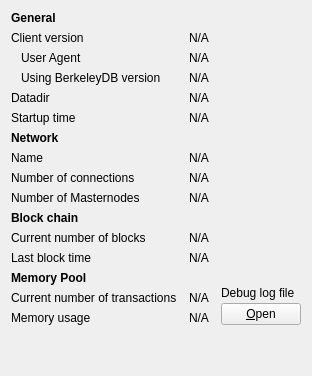
     <widget class="QWidget" name="tab_info">
      <attribute name="title">
       <string>&amp;Information</string>
      </attribute>
      <layout class="QGridLayout" name="gridLayout" columnstretch="0,1,0">
       <property name="horizontalSpacing">
        <number>12</number>
       </property>
       <item row="0" column="0">
        <widget class="QLabel" name="label_9">
         <property name="font">
          <font>
           <weight>75</weight>
           <bold>true</bold>
          </font>
         </property>
         <property name="text">
          <string>General</string>
         </property>
        </widget>
       </item>
       <item row="1" column="0">
        <widget class="QLabel" name="label_6">
         <property name="text">
          <string>Client version</string>
         </property>
        </widget>
       </item>
       <item row="1" column="1" colspan="2">
        <widget class="QLabel" name="clientVersion">
         <property name="cursor">
          <cursorShape>IBeamCursor</cursorShape>
         </property>
         <property name="text">
          <string>N/A</string>
         </property>
         <property name="textFormat">
          <enum>Qt::PlainText</enum>
         </property>
         <property name="textInteractionFlags">
          <set>Qt::LinksAccessibleByMouse|Qt::TextSelectableByKeyboard|Qt::TextSelectableByMouse</set>
         </property>
        </widget>
       </item>
       <item row="2" column="0">
        <widget class="QLabel" name="labelClientUserAgent">
         <property name="text">
          <string>User Agent</string>
         </property>
         <property name="indent">
          <number>10</number>
         </property>
        </widget>
       </item>
       <item row="2" column="1" colspan="2">
        <widget class="QLabel" name="clientUserAgent">
         <property name="cursor">
          <cursorShape>IBeamCursor</cursorShape>
         </property>
         <property name="text">
          <string>N/A</string>
         </property>
         <property name="textFormat">
          <enum>Qt::PlainText</enum>
         </property>
         <property name="textInteractionFlags">
          <set>Qt::LinksAccessibleByMouse|Qt::TextSelectableByKeyboard|Qt::TextSelectableByMouse</set>
         </property>
        </widget>
       </item>
       <item row="3" column="0">
        <widget class="QLabel" name="label_berkeleyDBVersion">
         <property name="text">
          <string>Using BerkeleyDB version</string>
         </property>
         <property name="indent">
          <number>10</number>
         </property>
        </widget>
       </item>
       <item row="3" column="1" colspan="2">
        <widget class="QLabel" name="berkeleyDBVersion">
         <property name="cursor">
          <cursorShape>IBeamCursor</cursorShape>
         </property>
         <property name="text">
          <string>N/A</string>
         </property>
         <property name="textFormat">
          <enum>Qt::PlainText</enum>
         </property>
         <property name="textInteractionFlags">
          <set>Qt::LinksAccessibleByMouse|Qt::TextSelectableByKeyboard|Qt::TextSelectableByMouse</set>
         </property>
        </widget>
       </item>
       <item row="4" column="0">
        <widget class="QLabel" name="label_12">
         <property name="text">
          <string>Datadir</string>
         </property>
        </widget>
       </item>
       <item row="4" column="1" colspan="2">
        <widget class="QLabel" name="dataDir">
         <property name="cursor">
          <cursorShape>IBeamCursor</cursorShape>
         </property>
         <property name="text">
          <string>N/A</string>
         </property>
         <property name="textFormat">
          <enum>Qt::PlainText</enum>
         </property>
         <property name="wordWrap">
          <bool>true</bool>
         </property>
         <property name="textInteractionFlags">
          <set>Qt::LinksAccessibleByMouse|Qt::TextSelectableByKeyboard|Qt::TextSelectableByMouse</set>
         </property>
        </widget>
       </item>
       <item row="5" column="0">
        <widget class="QLabel" name="label_13">
         <property name="text">
          <string>Startup time</string>
         </property>
        </widget>
       </item>
       <item row="5" column="1" colspan="2">
        <widget class="QLabel" name="startupTime">
         <property name="cursor">
          <cursorShape>IBeamCursor</cursorShape>
         </property>
         <property name="text">
          <string>N/A</string>
         </property>
         <property name="textFormat">
          <enum>Qt::PlainText</enum>
         </property>
         <property name="textInteractionFlags">
          <set>Qt::LinksAccessibleByMouse|Qt::TextSelectableByKeyboard|Qt::TextSelectableByMouse</set>
         </property>
        </widget>
       </item>
       <item row="6" column="0">
        <widget class="QLabel" name="labelNetwork">
         <property name="font">
          <font>
           <weight>75</weight>
           <bold>true</bold>
          </font>
         </property>
         <property name="text">
          <string>Network</string>
         </property>
        </widget>
       </item>
       <item row="7" column="0">
        <widget class="QLabel" name="label_8">
         <property name="text">
          <string>Name</string>
         </property>
        </widget>
       </item>
       <item row="7" column="1" colspan="2">
        <widget class="QLabel" name="networkName">
         <property name="cursor">
          <cursorShape>IBeamCursor</cursorShape>
         </property>
         <property name="text">
          <string>N/A</string>
         </property>
         <property name="textFormat">
          <enum>Qt::PlainText</enum>
         </property>
         <property name="textInteractionFlags">
          <set>Qt::LinksAccessibleByMouse|Qt::TextSelectableByKeyboard|Qt::TextSelectableByMouse</set>
         </property>
        </widget>
       </item>
       <item row="8" column="0">
        <widget class="QLabel" name="label_7">
         <property name="text">
          <string>Number of connections</string>
         </property>
        </widget>
       </item>
       <item row="8" column="1" colspan="2">
        <widget class="QLabel" name="numberOfConnections">
         <property name="cursor">
          <cursorShape>IBeamCursor</cursorShape>
         </property>
         <property name="text">
          <string>N/A</string>
         </property>
         <property name="textFormat">
          <enum>Qt::PlainText</enum>
         </property>
         <property name="textInteractionFlags">
          <set>Qt::LinksAccessibleByMouse|Qt::TextSelectableByKeyboard|Qt::TextSelectableByMouse</set>
         </property>
        </widget>
       </item>
       <item row="9" column="0">
        <widget class="QLabel" name="masternodeCountLabel">
         <property name="text">
          <string>Number of Masternodes</string>
         </property>
        </widget>
       </item>
       <item row="9" column="1">
        <widget class="QLabel" name="masternodeCount">
         <property name="text">
          <string>N/A</string>
         </property>
        </widget>
       </item>
       <item row="10" column="0">
        <widget class="QLabel" name="label_10">
         <property name="font">
          <font>
           <weight>75</weight>
           <bold>true</bold>
          </font>
         </property>
         <property name="text">
          <string>Block chain</string>
         </property>
        </widget>
       </item>
       <item row="11" column="0">
        <widget class="QLabel" name="label_3">
         <property name="text">
          <string>Current number of blocks</string>
         </property>
        </widget>
       </item>
       <item row="11" column="1" colspan="2">
        <widget class="QLabel" name="numberOfBlocks">
         <property name="cursor">
          <cursorShape>IBeamCursor</cursorShape>
         </property>
         <property name="text">
          <string>N/A</string>
         </property>
         <property name="textFormat">
          <enum>Qt::PlainText</enum>
         </property>
         <property name="textInteractionFlags">
          <set>Qt::LinksAccessibleByMouse|Qt::TextSelectableByKeyboard|Qt::TextSelectableByMouse</set>
         </property>
        </widget>
       </item>
       <item row="12" column="0">
        <widget class="QLabel" name="labelLastBlockTime">
         <property name="text">
          <string>Last block time</string>
         </property>
        </widget>
       </item>
       <item row="12" column="1" colspan="2">
        <widget class="QLabel" name="lastBlockTime">
         <property name="cursor">
          <cursorShape>IBeamCursor</cursorShape>
         </property>
         <property name="text">
          <string>N/A</string>
         </property>
         <property name="textFormat">
          <enum>Qt::PlainText</enum>
         </property>
         <property name="textInteractionFlags">
          <set>Qt::LinksAccessibleByMouse|Qt::TextSelectableByKeyboard|Qt::TextSelectableByMouse</set>
         </property>
        </widget>
       </item>
       <item row="13" column="0">
        <widget class="QLabel" name="labelMempoolTitle">
         <property name="font">
          <font>
           <weight>75</weight>
           <bold>true</bold>
          </font>
         </property>
         <property name="text">
          <string>Memory Pool</string>
         </property>
        </widget>
       </item>
       <item row="14" column="0">
        <widget class="QLabel" name="labelNumberOfTransactions">
         <property name="text">
          <string>Current number of transactions</string>
         </property>
        </widget>
       </item>
       <item row="14" column="1">
        <widget class="QLabel" name="mempoolNumberTxs">
         <property name="cursor">
          <cursorShape>IBeamCursor</cursorShape>
         </property>
         <property name="text">
          <string>N/A</string>
         </property>
         <property name="textFormat">
          <enum>Qt::PlainText</enum>
         </property>
         <property name="textInteractionFlags">
          <set>Qt::LinksAccessibleByMouse|Qt::TextSelectableByKeyboard|Qt::TextSelectableByMouse</set>
         </property>
        </widget>
       </item>
       <item row="15" column="0">
        <widget class="QLabel" name="labelMemoryUsage">
         <property name="text">
          <string>Memory usage</string>
         </property>
        </widget>
       </item>
       <item row="15" column="1">
        <widget class="QLabel" name="mempoolSize">
         <property name="cursor">
          <cursorShape>IBeamCursor</cursorShape>
         </property>
         <property name="text">
          <string>N/A</string>
         </property>
         <property name="textFormat">
          <enum>Qt::PlainText</enum>
         </property>
         <property name="textInteractionFlags">
          <set>Qt::LinksAccessibleByMouse|Qt::TextSelectableByKeyboard|Qt::TextSelectableByMouse</set>
         </property>
        </widget>
       </item>
       <item row="13" column="2" rowspan="3">
        <layout class="QVBoxLayout" name="verticalLayoutDebugButton">
         <property name="spacing">
          <number>3</number>
         </property>
         <item>
          <spacer name="verticalSpacer_2">
           <property name="orientation">
            <enum>Qt::Vertical</enum>
           </property>
           <property name="sizeHint" stdset="0">
            <size>
             <width>10</width>
             <height>5</height>
            </size>
           </property>
          </spacer>
         </item>
         <item>
          <widget class="QLabel" name="labelDebugLogfile">
           <property name="text">
            <string>Debug log file</string>
           </property>
          </widget>
         </item>
         <item>
          <widget class="QPushButton" name="openDebugLogfileButton">
           <property name="toolTip">
            <string>Open the %1 debug log file from the current data directory. This can take a few seconds for large log files.</string>
           </property>
           <property name="text">
            <string>&amp;Open</string>
           </property>
           <property name="autoDefault">
            <bool>false</bool>
           </property>
          </widget>
         </item>
        </layout>
       </item>
       <item row="17" column="0">
        <spacer name="verticalSpacer">
         <property name="orientation">
          <enum>Qt::Vertical</enum>
         </property>
         <property name="sizeHint" stdset="0">
          <size>
           <width>20</width>
           <height>40</height>
          </size>
         </property>
        </spacer>
       </item>
      </layout>
     </widget>
